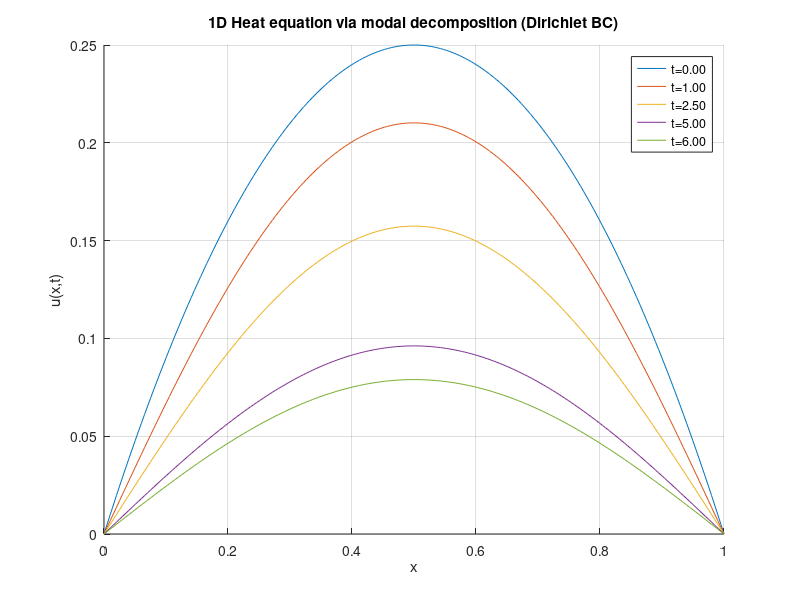

This figure's MATLAB source:
% Chapter19_Lesson2.m
% Separation of Variables & Modal Decomposition (1D Heat Equation, Dirichlet BC)
%
% PDE: u_t = alpha * u_xx, x in (0,L), u(0,t)=u(L,t)=0
% Series: u(x,t) = sum_{n=1..N} a_n exp(-alpha*(n*pi/L)^2 t) sin(n*pi x/L)
%
% This script computes coefficients a_n numerically for u0(x)=x(L-x),
% then plots u(x,t) at several times.

clear; clc;

L = 1.0;
alpha = 0.02;
N = 40;             % modes
M = 5001;           % integration points for coefficients
x_int = linspace(0, L, M);

u0 = @(x) x .* (L - x);

% Compute coefficients: a_n = (2/L) * int_0^L u0(x)*sin(n*pi*x/L) dx
a = zeros(N,1);
for n = 1:N
    phi = sin(n*pi*x_int/L);
    a(n) = (2/L) * trapz(x_int, u0(x_int) .* phi);
end

% Evaluate on spatial grid
x = linspace(0, L, 200);

times = [0.0, 1.0, 2.5, 5.0, 6.0];
figure; hold on; grid on;
for k = 1:numel(times)
    t = times(k);
    u = zeros(size(x));
    for n = 1:N
        lam = (n*pi/L)^2;
        u = u + a(n) * exp(-alpha*lam*t) * sin(n*pi*x/L);
    end
    plot(x, u, 'DisplayName', sprintf('t=%.2f', t));
end
xlabel('x'); ylabel('u(x,t)');
title('1D Heat equation via modal decomposition (Dirichlet BC)');
legend('show');

% ---- Simulink hint (modal truncation as finite-dimensional LTI) ----
% A = -alpha * diag((1:N).^2*pi^2/L^2)
% qdot = A*q + B*u_in(t),  y = C*q  (choose C to reconstruct u at sensors)
% Use "State-Space" block with matrices A,B,C,D.
